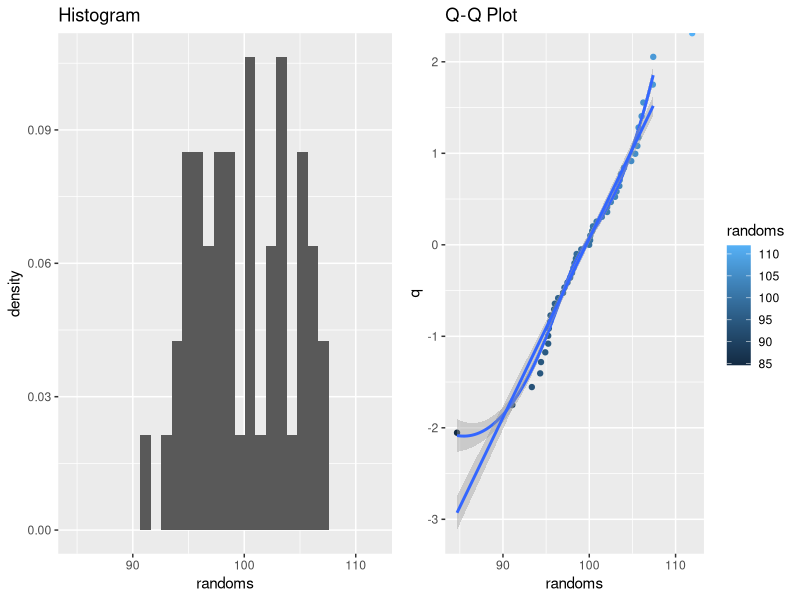

Write the R code that produced this figure.
# A9

library(ggplot2)

# X~N(100, 25)
# miu=100
# sigma=sqrt(25)=5

n <- 50

randoms <- rnorm(n) * 5 + 100
t <- rank(randoms) / n
q <- qnorm(t)
print(summary(randoms))

n.max <- max(randoms)
n.min <- min(randoms)
window <- (n.max - n.min) / (n / 2)

p1 <- ggplot(mapping = aes(randoms, ..density.., colour = randoms)) +
  xlim(n.min, n.max) +
  geom_histogram() +
  ggtitle("Histogram")

p2 <- ggplot(mapping = aes(randoms, q, colour = randoms)) +
  geom_point() +
  geom_smooth() +
  geom_smooth(method = "lm") +
  ggtitle("Q-Q Plot")

multiplot <- function(..., plotlist=NULL, file, cols=1, layout=NULL) {
  library(grid)
  
  plots <- c(list(...), plotlist)
  
  numPlots = length(plots)
  
  if (is.null(layout)) {
    layout <- matrix(seq(1, cols * ceiling(numPlots/cols)),
                     ncol = cols, nrow = ceiling(numPlots/cols))
  }
  
  if (numPlots==1) {
    print(plots[[1]])
  } else {
    grid.newpage()
    pushViewport(viewport(layout = grid.layout(nrow(layout), ncol(layout))))
    
    for (i in 1:numPlots) {
      matchidx <- as.data.frame(which(layout == i, arr.ind = TRUE))
      
      print(plots[[i]], vp = viewport(layout.pos.row = matchidx$row,
                                      layout.pos.col = matchidx$col))
    }
  }
}

multiplot(p1, p2, cols = 2)